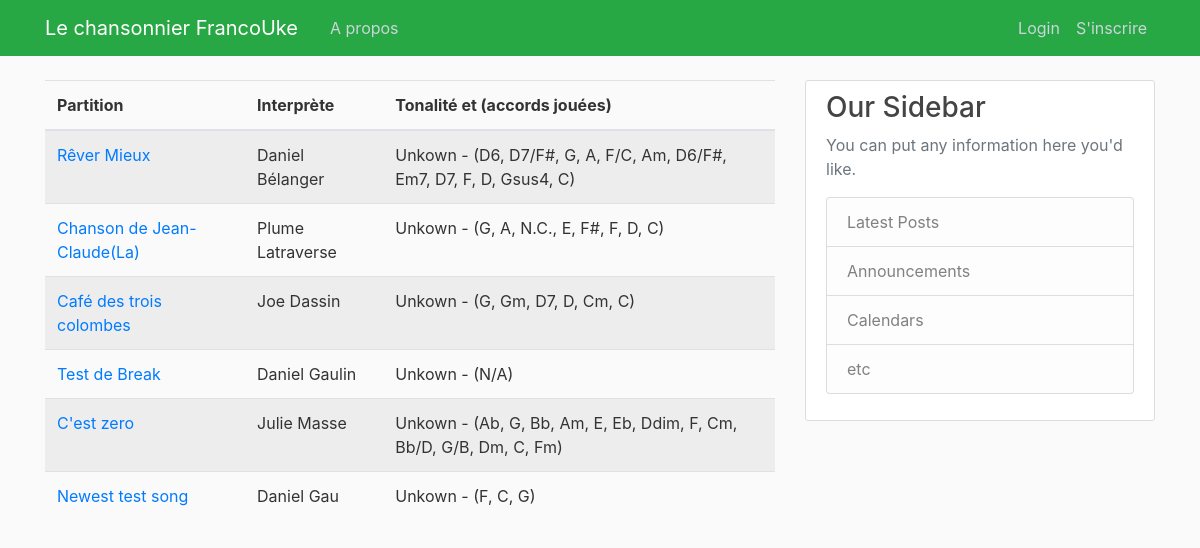
/, run on an earlier commit of the app's database.
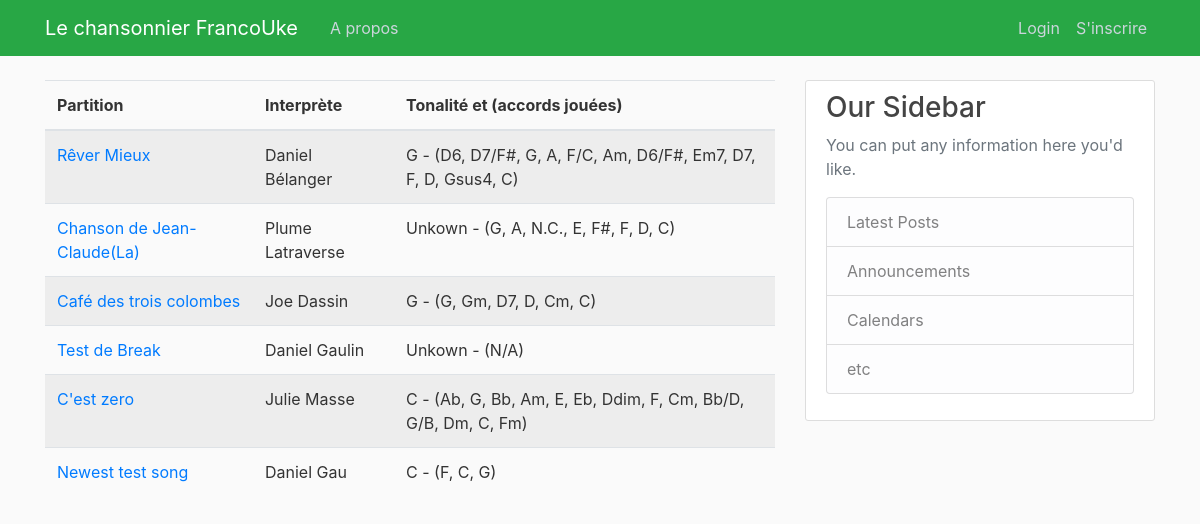
And on a later commit of the database.
### songbook/models.py (models this page shows, shortened)
class Song(models.Model):
    songTitle = models.CharField(max_length=100, blank=True, null=True)
    songChordPro = models.TextField()  # Original
    lyrics_with_chords = models.JSONField(null=True, blank=True)
    metadata = models.JSONField(blank=True, null=True)  # Stores metadata as JSON
    date_posted = models.DateField(default=timezone.now)
    contributor = models.ForeignKey(User, on_delete=models.CASCADE)

### songbook/views.py (the view)
# urls.py: path('', SongListView.as_view(), name='songbook-home'),
class SongListView (ListView):
    model = Song
    template_name = 'songbook/home.html'
    context_object_name = 'songs'
    ordering = ['songTitle']
    paginate_by = 15
    def get_queryset(self):
        return Song.objects.all()
    def get_context_data(self, **kwargs):
        context = super().get_context_data(**kwargs)
        song_data = []
        for song in context['songs']:
            parsed_data = song.lyrics_with_chords  # Assuming this is already parsed and stored
            chords = extract_chords(parsed_data,unique=True)
            song_data.append({
                'song': song,
                'chords': ', '.join(chords)  # Join chords into a string for display
            })
        context['song_data'] = song_data
        return context

### songbook/transposer.py (called while the page is built)
def extract_chords(parsed_data, unique=False):
    chords = []
    for section in parsed_data:
        for item in section:
            if isinstance(item, dict) and 'chord' in item and item['chord']:
                chords.append(item['chord'])
    if unique:
        return list(set(chords))  # Return unique chords
    return chords  # Return all chords

### songbook/templates/songbook/home.html (shortened to what this page needs)
{% extends "songbook/base_sb.html" %}
  {% block content %}
  <table class="table table-striped">
    <thead>
        <tr>
            <th>Partition</th>
            <th>Interprète</th>
            <th>Tonalité et (accords jouées)</th>
        </tr>
    </thead>
    <tbody>
      {% for item in song_data %}
      <tr>
          <td>
              <a href="{% url 'score' item.song.id %}" class="song-link">{{ item.song.songTitle }}</a>
          </td>
          <td>{{ item.song.metadata.artist|default:"Unknown Artist" }}</td>
          <td>{{ item.song.metadata.key|default:"Unkown" }} - ({{ item.chords|default:"N/A" }})</td>
      </tr>
  {% endfor %}
    </tbody>
</table>
    {% endblock content %}

What changed in the data, as far as the page shows it:
changed Song "Rêver Mieux": song.metadata.key "Unkown" → "G"
changed Song "Café des trois colombes": song.metadata.key "Unkown" → "G"
changed Song "C'est zero": song.metadata.key "Unkown" → "C"
changed Song "Newest test song": song.metadata.key "Unkown" → "C"
